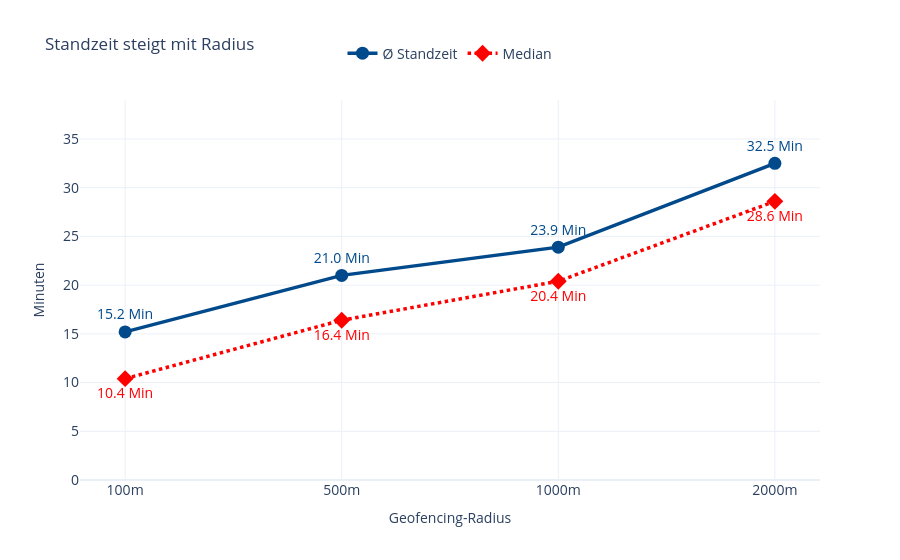

Notebook code cell kept with this figure:
### Markdown cell above
Plot der verschiedenen Geofences

### Code cell
import plotly.graph_objects as go

fig = go.Figure()

fig.add_trace(go.Scatter(
    x=labels, y=sens_df["Avg"],
    mode="lines+markers+text", name="Ø Standzeit",
    line=dict(color="#00498b", width=3.5),
    marker=dict(size=13),
    text=[f"{v} Min" for v in sens_df["Avg"]],
    textposition="top center",
    textfont=dict(size=14, color="#00498b")
))

fig.add_trace(go.Scatter(
    x=labels, y=sens_df["Median"],
    mode="lines+markers+text", name="Median",
    line=dict(color="#ff0000", width=3.5, dash="dot"),
    marker=dict(size=13, symbol="diamond"),
    text=[f"{v} Min" for v in sens_df["Median"]],
    textposition="bottom center",
    textfont=dict(size=14, color="#ff0000")
))

fig.update_layout(
    title={"text": "Standzeit steigt mit Radius<br>"
           "<span style='font-size:17px;font-weight:normal'>"},
    legend=dict(orientation="h", yanchor="bottom", y=1.08, xanchor="center", x=0.5,
                font=dict(size=14)),
    yaxis=dict(range=[0, 39])
)
fig.update_xaxes(title_text="Geofencing-Radius", tickfont=dict(size=14))
fig.update_yaxes(title_text="Minuten", tickfont=dict(size=14))

fig.show()

### Figure 1 — Plotly figure (JSON) as saved in the notebook; plotly's stock layout.template omitted (floating-point values rounded to 4 significant figures)
{"data": [{"line": {"color": "#00498b", "width": 3.5}, "marker": {"size": 13}, "mode": "lines+markers+text", "name": "Ø Standzeit", "text": ["15.2 Min", "21.0 Min", "23.9 Min", "32.5 Min"], "textfont": {"color": "#00498b", "size": 14}, "textposition": "top center", "type": "scatter", "x": ["100m", "500m", "1000m", "2000m"], "y": [15.2, 21.0, 23.9, 32.5]}, {"line": {"color": "#ff0000", "dash": "dot", "width": 3.5}, "marker": {"size": 13, "symbol": "diamond"}, "mode": "lines+markers+text", "name": "Median", "text": ["10.4 Min", "16.4 Min", "20.4 Min", "28.6 Min"], "textfont": {"color": "#ff0000", "size": 14}, "textposition": "bottom center", "type": "scatter", "x": ["100m", "500m", "1000m", "2000m"], "y": [10.4, 16.4, 20.4, 28.6]}], "layout": {"legend": {"font": {"size": 14}, "orientation": "h", "x": 0.5, "xanchor": "center", "y": 1.08, "yanchor": "bottom"}, "title": {"text": "Standzeit steigt mit Radius<br><span style='font-size:17px;font-weight:normal'>"}, "xaxis": {"tickfont": {"size": 14}, "title": {"text": "Geofencing-Radius"}}, "yaxis": {"range": [0, 39], "tickfont": {"size": 14}, "title": {"text": "Minuten"}}}}
